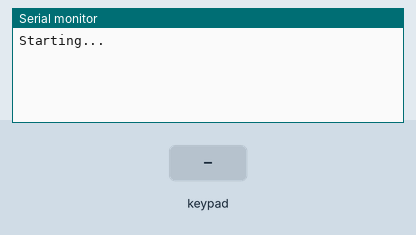
Simulated run of this sketch. Board: Arduino Uno, built with avr-gcc and run on an emulated ATmega328P. Shown: the last lines printed to the serial monitor. Inputs (shaded band) come from the test bench.

Above: at 1.2 s.
1.3 s: key '1' pressed
At 1.7 s:
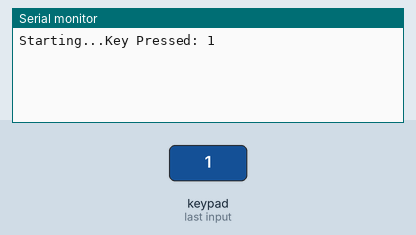
2.8 s: key '2' pressed
At 3.7 s:
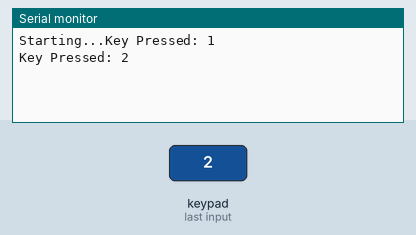

Measured:
- after the input at 1.3 s, the serial monitor: prints a new line at once (image 1)
- after the input at 2.8 s, the serial monitor: prints a new line at once (image 2)

The sketch:

1x4.ino
```cpp
// (licence header left out)
#include "Keypad.h"

const int ROWS = 1; // Amount of rows on the keypad
const int COLS = 4; // Amount of columns on the keypad

char keys[ROWS][COLS] = {
  {'1', '2', '3', '4'},
};

byte PINS_ROW[ROWS] = {6}; // Pins on Arduino corresponding to R1
byte PINS_COL[COLS] = {5, 4, 3, 2}; // Pins on Arduino corresponding to C1, C2, C3, C4

Keypad MyKeypad = Keypad(makeKeymap(keys), PINS_ROW, PINS_COL, ROWS, COLS);

void setup()
{
  Serial.begin(115200);
  Serial.print("Starting...");
}

void loop()
{
  char key = MyKeypad.getKey(); // Read the key

  // Check if some key is pressed
  if (key) {
    Serial.print("Key Pressed: ");
    Serial.println(key);
  }
}
```
